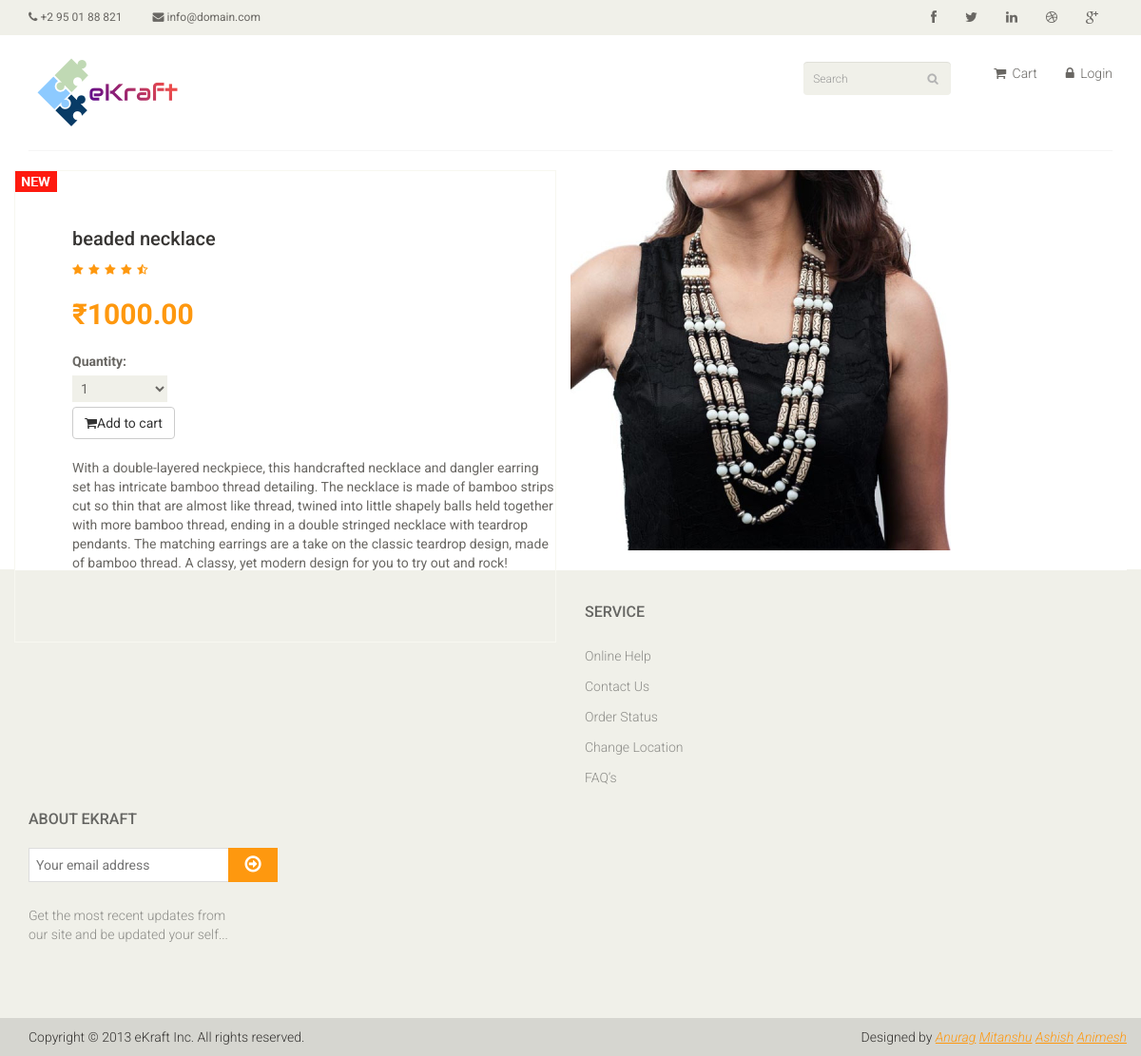
/2/b_n/, run on the app's committed database.
### shop/models.py (models this page shows, shortened)
class Product(models.Model):
    category=models.ForeignKey(Category,related_name='product',on_delete=models.CASCADE,)
    name=models.CharField(max_length=200,db_index=True)
    slug=models.SlugField(max_length=200,db_index=True)
    image = models.FileField(upload_to='Products',blank=True)
    description=models.TextField(blank=True)
    price=models.DecimalField(max_digits=10,decimal_places=2)
    stock=models.PositiveIntegerField()
    available=models.BooleanField(default=True)
    created=models.DateTimeField(auto_now_add=True)
    updated=models.DateTimeField(auto_now=True)
    class Meta:
        ordering=('-created',)
        index_together=(('id','slug'),)

### shop/views.py (the view)
# urls.py: url(r'^(?P<id>\d+)/(?P<slug>[-\w]+)/$',views.product_detail,name='product_detail'),
def product_detail(request,id,slug):
    product=get_object_or_404(Product,id=id,slug=slug,available=True)
    cart_product_form=CartAddProductForm()
    return render(request,'shop/Products/detail.html',{'product':product,'cart_product_form':cart_product_form})

### cart/forms.py
class CartAddProductForm(forms.Form):
    quantity = forms.TypedChoiceField(choices=PRODUCT_QUANTITY_CHOICES,coerce=int)
    update=forms.BooleanField(required=False,initial=False,	widget=forms.HiddenInput)

### cart/cart.py (called while the page is built)
	def __len__(self):
		return sum(item['quantity'] for item in self.cart.values())

### cart/context_processors.py (called while the page is built)
def cart(request):
	return {'cart': Cart(request)}

### shop/templates/shop/Products/detail.html (shortened to what this page needs)
{% extends "shop/base.html" %}
{% load static %}
{% block content %}
	<div class="product-detail">
		<br>
		<img src="{% static "shop/images/" %}{{product.image}}" class="img-fluid object-fit_fill" style="weidth:400px;height:400px;"alt="Responsive image">
        <div class="col-sm-6">
			<div class="product-information">
				<img src="images/product-details/new.jpg" class="newarrival" alt="" />
				<h2>{{product.name}}</h2>
				<img src="images/product-details/rating.png" alt="" />
				<span>
					<span>&#8377;{{product.price}}</span>
    				<div class="fix" style="width:100px">
    					<form action="{%url "cart:cart_add" product.id %}" method="post">
                            <br><br><br>
                			{{cart_product_form.as_p}}
                			<button type="submit" value="Add to cart"  class="btn btn-default"><i class="fa fa-shopping-cart"></i>Add to cart</button>
                		</form>
                	</div>
            		<br>
            		{{product.description|linebreaks}}
				</span>
			</div>
		</div>
	</div>
<br>
{% endblock %}

### shop/static/shop/css/main.css (style rules this page uses)
body { font-family: 'Roboto', sans-serif; background:; position: relative; font-weight:400px; }
h1, h2, h3, h4, h5, h6 { font-family: 'Roboto', sans-serif; }
.product-information { border: 1px solid #F7F7F0; overflow: hidden; padding-bottom: 60px; padding-left: 60px; padding-top: 60px; position: relative; }
.newarrival { position:absolute; top:0; left:0 }
.product-information h2 { color: #363432; font-family: 'Roboto', sans-serif; font-size: 20px; margin-top: 0; }
.product-information p { color: #696763; font-family: 'Roboto', sans-serif; margin-bottom: 5px; }
.product-information span { display: inline-block; margin-bottom: 8px; margin-top: 18px; }
.product-information span span { color: #FE980F; float: left; font-family: 'Roboto', sans-serif; font-size: 30px; font-weight: 700; margin-right: 20px; margin-top: 0px; }
.product-information span label { color: #696763; font-family: 'Roboto', sans-serif; font-weight: 700; margin-right: 5px; }
.user_info input, select, textarea { background: #F0F0E9; border:0; color: #696763; padding: 5px; width: 100%; border-radius: 0; resize: none }

### data on the page
Product: image (picture), name "beaded necklace", price "1000.00", description "With a double-layered neckpiece, this handcrafted necklace and dangler earring set has intricate bamboo thread detailing. The necklace is made of bamboo strips cut so thin that are almost like thread, twined into little shapely balls held together with more bamboo thread, ending in a double stringed necklace with teardrop pendants. The matching earrings are a take on the classic teardrop design, made of bamboo thread. A classy, yet modern design for you to try out and rock!"
